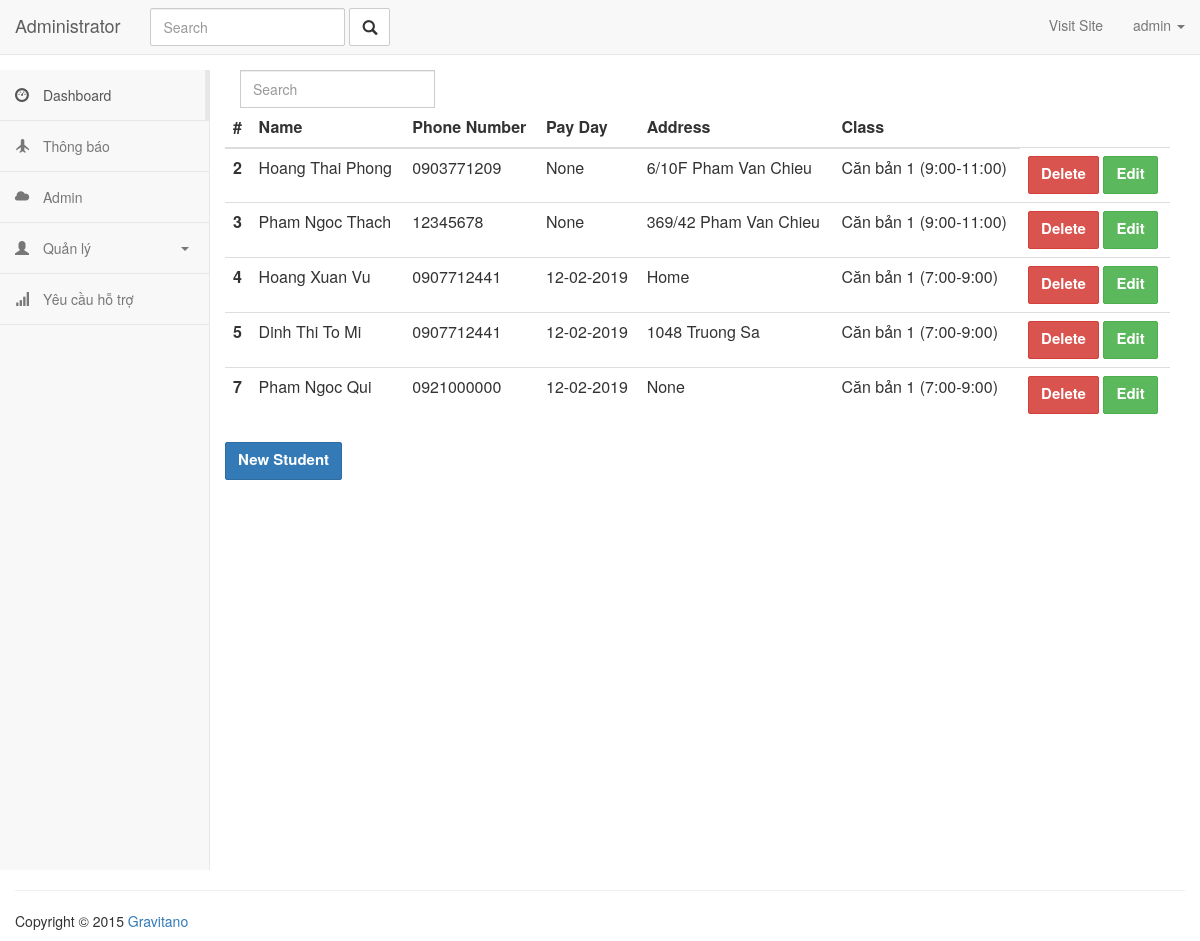
/admin/students (signed in), run on the app's committed database.
### app/models.py (models this page shows, shortened)
class User(UserMixin, db.Model):
    __tablename__ = 'users'
    id = db.Column(db.Integer, primary_key=True)
    email = db.Column(db.String(64), unique=True, index=True)
    username = db.Column(db.String(64), unique=True, index=True)
    role_id = db.Column(db.Integer, db.ForeignKey('roles.id'))
    subject = db.relationship('Subject', backref='teacher', lazy='dynamic')
    password_hash = db.Column(db.String(128))
    @property
    def password(self):
        raise AttributeError('password is not a readable attribute')

class Student(db.Model):
    __tablename__ = 'students'
    id = db.Column(db.Integer, primary_key=True)
    name = db.Column(db.String(64))
    phone_number = db.Column(db.String(64))
    address = db.Column(db.String(128))
    subject_id = db.Column(db.Integer, db.ForeignKey('subjects.id'))
    attendances = db.relationship('Attendance', backref='student', lazy='dynamic')
    pay_day=db.Column(db.String(64))

class Subject(db.Model):
    __tablename__ = 'subjects'
    id = db.Column(db.Integer, primary_key=True)
    name = db.Column(db.String(64), unique=True)
    belong_to = db.Column(db.Integer, db.ForeignKey('users.id'))
    students = db.relationship('Student', backref='subject', lazy='dynamic')
    attendances = db.relationship('Attendance', backref='subject', lazy='dynamic')

### app/main/views.py (the view)
@main.route('/admin/students')
@login_required
def getStudents():
    students = Student.query.all()
    return render_template('admin/students.html', students=students)

### app/models.py (called while the page is built)
@login_manager.user_loader
def load_user(user_id):
    return User.query.get(int(user_id))

### app/templates/admin/students.html
{% extends 'admin/admin_base.html' %}
{% block content %}
<div class="col-md-10">
<div class="form-group">
    <div class="col-md-4">
    <div class="input-group">
      <input type="search" class="light-table-filter form-control" data-table="order-table" placeholder="Search">
    </div>
  </div>
</div>
<table class="order-table table">
  <thead class="thead-dark">
    <tr>
      <th scope="col">#</th>
      <th scope="col">Name</th>
      <th scope="col">Phone Number</th>
      <th scope="col">Pay Day</th>
      <th scope="col">Address</th>
      <th scope="col">Class</th>
    </tr>
  </thead>
  <tbody>
  {% for student in students %}
    <tr>
      <th scope="row">{{student.id}}</th>
      <td>{{student.name}}</td>
      <td>{{student.phone_number}}</td>
        <td>{{student.pay_day }}</td>
      <td>{{ student.address }}</td>
      <td>{{ student.subject.name }}</td>
      <td>
        <a class="btn btn-danger" href="{{ url_for('main.removeStudent', id=student.id) }}">Delete</a>
        <a class="btn btn-success" href="{{ url_for('main.editStudent', id=student.id) }}">Edit</a>
      </td>
    </tr>
  {% endfor %}
  </tbody>
</table>
  <a href="{{ url_for('main.studentAdd') }}" class="btn btn-primary">New Student</a>
</div>
{% endblock %}

### app/templates/admin/admin_base.html (shortened to what this page needs)
<html>
<head>
    <link rel="stylesheet" href="https://maxcdn.bootstrapcdn.com/bootstrap/3.3.7/css/bootstrap.min.css">
    <link rel="stylesheet" href="{{ url_for('static', filename='css/styles.css') }}">
    <link href="https://gitcdn.github.io/bootstrap-toggle/2.2.2/css/bootstrap-toggle.min.css" rel="stylesheet">
</head>
<body>
<nav class="navbar navbar-default navbar-static-top">
    <div class="container-fluid">
        <div class="navbar-header">
            <a class="navbar-brand" href="#">
                Administrator
            </a>
        </div>
        <div class="collapse navbar-collapse" id="bs-example-navbar-collapse-1">
            <form class="navbar-form navbar-left" method="GET" role="search">
                <div class="form-group">
                    <input type="text" name="q" class="form-control" placeholder="Search">
                </div>
                <button type="submit" class="btn btn-default"><i class="glyphicon glyphicon-search"></i></button>
            </form>
            <ul class="nav navbar-nav navbar-right">
                <li><a href="http://www.pingpong-labs.com" target="_blank">Visit Site</a></li>
                <li class="dropdown ">
                    <a href="#" class="dropdown-toggle" data-toggle="dropdown" role="button" aria-expanded="false">
                        {% if current_user.is_authenticated %}
                        {{ current_user.username }}
                        {% else %}
                        Account
                        {% endif %}
                        <span class="caret"></span></a>
                </li>
            </ul>
        </div>
    </div>
</nav>
<div class="container-fluid main-container">
    <div class="col-md-2 sidebar">
        <div class="row">
            <div class="side-menu">
                <nav class="navbar navbar-default" role="navigation">
                    <div class="side-menu-container">
                        <ul class="nav navbar-nav">
                            <li class="active"><a href="#"><span class="glyphicon glyphicon-dashboard"></span> Dashboard</a>
                            </li>
                            <li><a href="#"><span class="glyphicon glyphicon-plane"></span> Thông báo </a></li>
                            <li><a href="#"><span class="glyphicon glyphicon-cloud"></span> Admin</a></li>
                            <li class="panel panel-default" id="dropdown">
                                <a data-toggle="collapse" href="#dropdown-lvl1">
                                    <span class="glyphicon glyphicon-user"></span> Quản lý <span class="caret"></span>
                                </a>
                            </li>
                            <li><a href="#"><span class="glyphicon glyphicon-signal"></span> Yêu cầu hỗ trợ</a></li>
                        </ul>
                    </div>
                </nav>
            </div>
        </div>
    </div>
    {% block content %}
    {% endblock %}
    <footer class="pull-left footer">
        <p class="col-md-12">
        <hr class="divider">
        Copyright &COPY; 2015 <a href="http://www.pingpong-labs.com">Gravitano</a>
        </p>
    </footer>
</div>
</body>
</html>

### app/static/css/styles.css (style rules this page uses)
.form-control, .btn { min-height: 38px; border-radius: 2px; }
.btn { font-size: 15px; font-weight: bold; }
.sidebar { padding-left: 0; }
.main-container { background: #FFF; padding-top: 15px; margin-top: -20px; }
.footer { width: 100%; }
.side-menu { position: relative; width: 100%; height: 100%; background-color: #f8f8f8; border-right: 1px solid #e7e7e7; }
.side-menu .navbar { border: none; }
.side-menu .navbar-nav .active a { background-color: transparent; margin-right: -1px; border-right: 5px solid #e7e7e7; }
.side-menu .navbar-nav li { display: block; width: 100%; border-bottom: 1px solid #e7e7e7; }
.side-menu .navbar-nav li a { padding: 15px; }
.side-menu .navbar-nav li a .glyphicon { padding-right: 10px; }
.side-menu #dropdown { border: 0; margin-bottom: 0; border-radius: 0; background-color: transparent; box-shadow: none; }
.side-menu #dropdown .caret { float: right; margin: 9px 5px 0; }
.side-menu #dropdown > a { border-bottom: 1px solid #e7e7e7; }

### data on the page
User: username "admin"
Student: id "2", name "Hoang Thai Phong", phone_number "0903771209", pay_day "None", address "6/10F Pham Van Chieu", subject.name "Căn bản 1 (9:00-11:00)"
Student: id "3", name "Pham Ngoc Thach", phone_number "12345678", pay_day "None", address "369/42 Pham Van Chieu", subject.name "Căn bản 1 (9:00-11:00)"
Student: id "4", name "Hoang Xuan Vu", phone_number "0907712441", pay_day "12-02-2019", address "Home", subject.name "Căn bản 1 (7:00-9:00)"
Student: id "5", name "Dinh Thi To Mi", phone_number "0907712441", pay_day "12-02-2019", address "1048 Truong Sa", subject.name "Căn bản 1 (7:00-9:00)"
Student: id "7", name "Pham Ngoc Qui", phone_number "0921000000", pay_day "12-02-2019", address "None", subject.name "Căn bản 1 (7:00-9:00)"
